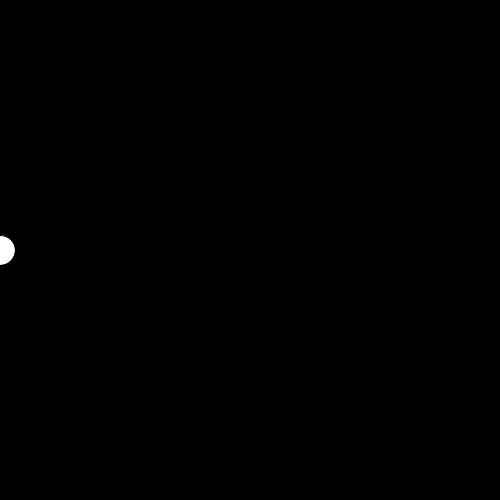
Frame 1 (no input)
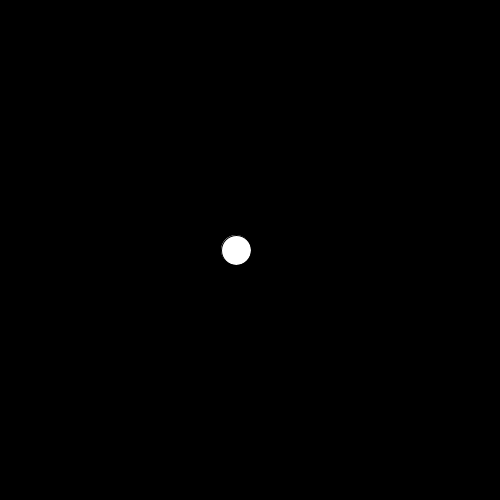
Frame 60 (the mouse pressed at the canvas centre just before this capture)
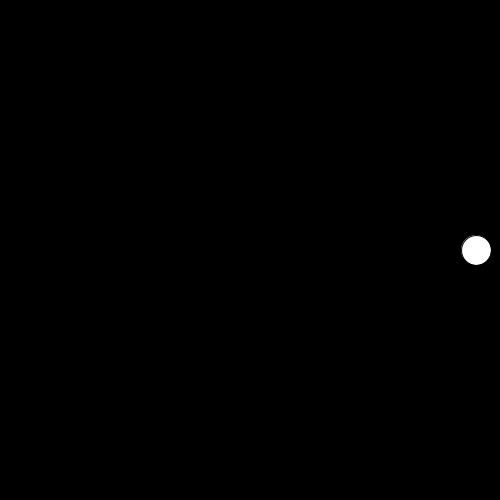
Frame 120 (the mouse held since frame 60 and released just before this capture)

The Processing sketch that drew these frames (run headless with seeded random() and noise(); from frame 60 on, the mouse is pressed at the canvas centre):

// Processing sketch: sketch_4animate
// ── sketch_4animate.pde
int x = 0;
int speed=4;
void setup() {
  size(500,500);
  
}

 void draw() {
  
  background(0);
  fill(255);
  ellipse(x,250,30,30);
  
  if(x>width){
    speed=-4;
  }else if(x<0){
    speed=4;
  }
  
  x=x+speed;
  
  
}
